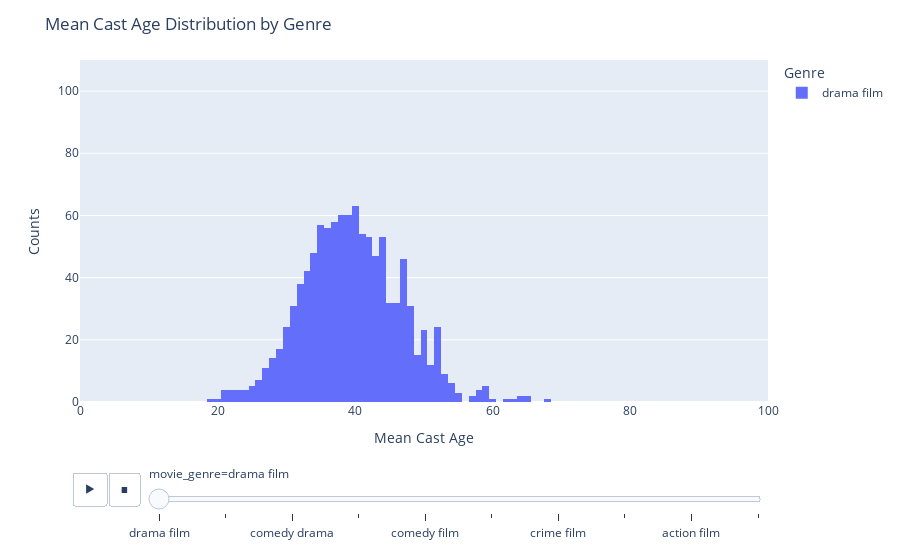

The notebook cell this image was saved under:
### Code cell
p = px.histogram(
    analysis_df, x='mean_cast_age', animation_frame='movie_genre', range_x=[0, 100],
    color='movie_genre', range_y=[0, 110]
    )
p.update_layout(
    title='Mean Cast Age Distribution by Genre',
    xaxis_title='Mean Cast Age',
    yaxis_title='Counts',
    legend_title='Genre',
)
p.show()

### Figure 1 — Plotly figure (JSON) as saved in the notebook; plotly's stock layout.template omitted (floating-point values rounded to 4 significant figures; data arrays with more than 128 entries replaced by an {"elided": "..."} marker saying what was removed)
{"data": [{"alignmentgroup": "True", "bingroup": "x", "hovertemplate": "movie_genre=drama film<br>mean_cast_age=%{x}<br>count=%{y}<extra></extra>", "legendgroup": "drama film", "marker": {"color": "#636efa", "pattern": {"shape": ""}}, "name": "drama film", "offsetgroup": "drama film", "orientation": "v", "showlegend": true, "type": "histogram", "x": {"elided": "1068 float values"}, "xaxis": "x", "yaxis": "y"}], "layout": {"barmode": "relative", "legend": {"title": {"text": "Genre"}, "tracegroupgap": 0}, "margin": {"t": 60}, "sliders": [{"active": 0, "currentvalue": {"prefix": "movie_genre="}, "len": 0.9, "pad": {"b": 10, "t": 60}, "steps": [{"args": [["drama film"], {"frame": {"duration": 0, "redraw": true}, "fromcurrent": true, "mode": "immediate", "transition": {"duration": 0, "easing": "linear"}}], "label": "drama film", "method": "animate"}, {"args": [["romance film"], {"frame": {"duration": 0, "redraw": true}, "fromcurrent": true, "mode": "immediate", "transition": {"duration": 0, "easing": "linear"}}], "label": "romance film", "method": "animate"}, {"args": [["comedy drama"], {"frame": {"duration": 0, "redraw": true}, "fromcurrent": true, "mode": "immediate", "transition": {"duration": 0, "easing": "linear"}}], "label": "comedy drama", "method": "animate"}, {"args": [["romantic comedy"], {"frame": {"duration": 0, "redraw": true}, "fromcurrent": true, "mode": "immediate", "transition": {"duration": 0, "easing": "linear"}}], "label": "romantic comedy", "method": "animate"}, {"args": [["comedy film"], {"frame": {"duration": 0, "redraw": true}, "fromcurrent": true, "mode": "immediate", "transition": {"duration": 0, "easing": "linear"}}], "label": "comedy film", "method": "animate"}, {"args": [["horror film"], {"frame": {"duration": 0, "redraw": true}, "fromcurrent": true, "mode": "immediate", "transition": {"duration": 0, "easing": "linear"}}], "label": "horror film", "method": "animate"}, {"args": [["crime film"], {"frame": {"duration": 0, "redraw": true}, "fromcurrent": true, "mode": "immediate", "transition": {"duration": 0, "easing": "linear"}}], "label": "crime film", "method": "animate"}, {"args": [["biographical film"], {"frame": {"duration": 0, "redraw": true}, "fromcurrent": true, "mode": "immediate", "transition": {"duration": 0, "easing": "linear"}}], "label": "biographical film", "method": "animate"}, {"args": [["action film"], {"frame": {"duration": 0, "redraw": true}, "fromcurrent": true, "mode": "immediate", "transition": {"duration": 0, "easing": "linear"}}], "label": "action film", "method": "animate"}, {"args": [["science fiction film"], {"frame": {"duration": 0, "redraw": true}, "fromcurrent": true, "mode": "immediate", "transition": {"duration": 0, "easing": "linear"}}], "label": "science fiction film", "method": "animate"}], "x": 0.1, "xanchor": "left", "y": 0, "yanchor": "top"}], "title": {"text": "Mean Cast Age Distribution by Genre"}, "updatemenus": [{"buttons": [{"args": [null, {"frame": {"duration": 500, "redraw": true}, "fromcurrent": true, "mode": "immediate", "transition": {"duration": 500, "easing": "linear"}}], "label": "&#9654;", "method": "animate"}, {"args": [[null], {"frame": {"duration": 0, "redraw": true}, "fromcurrent": true, "mode": "immediate", "transition": {"duration": 0, "easing": "linear"}}], "label": "&#9724;", "method": "animate"}], "direction": "left", "pad": {"r": 10, "t": 70}, "showactive": false, "type": "buttons", "x": 0.1, "xanchor": "right", "y": 0, "yanchor": "top"}], "xaxis": {"anchor": "y", "domain": [0, 1], "range": [0, 100], "title": {"text": "Mean Cast Age"}}, "yaxis": {"anchor": "x", "domain": [0, 1], "range": [0, 110], "title": {"text": "Counts"}}}}
